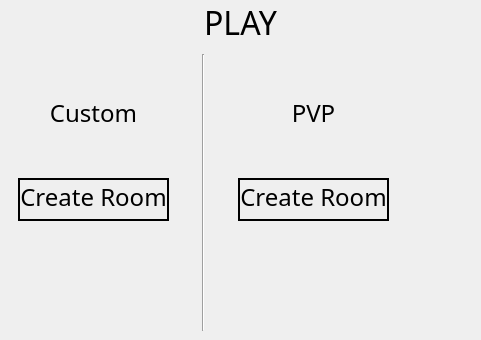
<?xml version="1.0" encoding="UTF-8"?>
<ui version="4.0">
 <class>MainWindow</class>
 <widget class="QWidget" name="MainWindow">
  <property name="geometry">
   <rect>
    <x>0</x>
    <y>0</y>
    <width>479</width>
    <height>340</height>
   </rect>
  </property>
  <property name="windowTitle">
   <string>MainWindow</string>
  </property>
  <layout class="QHBoxLayout" name="horizontalLayout">
   <property name="leftMargin">
    <number>0</number>
   </property>
   <property name="topMargin">
    <number>0</number>
   </property>
   <property name="rightMargin">
    <number>0</number>
   </property>
   <property name="bottomMargin">
    <number>0</number>
   </property>
   <item>
    <widget class="QWidget" name="widget" native="true">
     <property name="maximumSize">
      <size>
       <width>16777215</width>
       <height>16777215</height>
      </size>
     </property>
     <layout class="QVBoxLayout" name="verticalLayout" stretch="1,6">
      <property name="leftMargin">
       <number>0</number>
      </property>
      <property name="topMargin">
       <number>0</number>
      </property>
      <property name="rightMargin">
       <number>0</number>
      </property>
      <property name="bottomMargin">
       <number>0</number>
      </property>
      <item>
       <widget class="QWidget" name="widget_2" native="true">
        <property name="maximumSize">
         <size>
          <width>16777215</width>
          <height>16777215</height>
         </size>
        </property>
        <layout class="QHBoxLayout" name="horizontalLayout_5">
         <property name="leftMargin">
          <number>0</number>
         </property>
         <property name="topMargin">
          <number>0</number>
         </property>
         <property name="rightMargin">
          <number>0</number>
         </property>
         <property name="bottomMargin">
          <number>0</number>
         </property>
         <item>
          <widget class="QLabel" name="play">
           <property name="sizePolicy">
            <sizepolicy hsizetype="Preferred" vsizetype="Preferred">
             <horstretch>0</horstretch>
             <verstretch>0</verstretch>
            </sizepolicy>
           </property>
           <property name="font">
            <font>
             <family>Poor Richard</family>
             <pointsize>24</pointsize>
            </font>
           </property>
           <property name="text">
            <string>PLAY</string>
           </property>
           <property name="alignment">
            <set>Qt::AlignHCenter|Qt::AlignTop</set>
           </property>
          </widget>
         </item>
        </layout>
       </widget>
      </item>
      <item>
       <widget class="QWidget" name="widget_3" native="true">
        <layout class="QHBoxLayout" name="horizontalLayout_2" stretch="2,1,2,3">
         <property name="leftMargin">
          <number>0</number>
         </property>
         <property name="topMargin">
          <number>0</number>
         </property>
         <property name="rightMargin">
          <number>0</number>
         </property>
         <property name="bottomMargin">
          <number>0</number>
         </property>
         <item>
          <widget class="QWidget" name="widget_10" native="true">
           <layout class="QVBoxLayout" name="verticalLayout_4">
            <item>
             <widget class="QWidget" name="widget_13" native="true">
              <property name="maximumSize">
               <size>
                <width>16777215</width>
                <height>100</height>
               </size>
              </property>
              <layout class="QHBoxLayout" name="horizontalLayout_9">
               <item>
                <widget class="QLabel" name="custom">
                 <property name="font">
                  <font>
                   <family>Poor Richard</family>
                   <pointsize>18</pointsize>
                  </font>
                 </property>
                 <property name="text">
                  <string>Custom</string>
                 </property>
                 <property name="alignment">
                  <set>Qt::AlignCenter</set>
                 </property>
                </widget>
               </item>
              </layout>
             </widget>
            </item>
            <item alignment="Qt::AlignTop">
             <widget class="QWidget" name="widget_14" native="true">
              <layout class="QHBoxLayout" name="horizontalLayout_10">
               <item>
                <widget class="QPushButton" name="create_custom">
                 <property name="font">
                  <font>
                   <family>Poor Richard</family>
                   <pointsize>18</pointsize>
                  </font>
                 </property>
                 <property name="styleSheet">
                  <string notr="true">border-radius : 100; 
border : 2px solid black;
padding-bottom: 5px</string>
                 </property>
                 <property name="text">
                  <string>Create Room</string>
                 </property>
                </widget>
               </item>
              </layout>
             </widget>
            </item>
           </layout>
          </widget>
         </item>
         <item>
          <widget class="QWidget" name="widget_23" native="true">
           <property name="maximumSize">
            <size>
             <width>25</width>
             <height>16777215</height>
            </size>
           </property>
           <layout class="QHBoxLayout" name="horizontalLayout_19">
            <property name="topMargin">
             <number>0</number>
            </property>
            <item>
             <widget class="Line" name="line_3">
              <property name="maximumSize">
               <size>
                <width>25</width>
                <height>600</height>
               </size>
              </property>
              <property name="orientation">
               <enum>Qt::Vertical</enum>
              </property>
             </widget>
            </item>
           </layout>
          </widget>
         </item>
         <item>
          <widget class="QWidget" name="widget_11" native="true">
           <layout class="QVBoxLayout" name="verticalLayout_5">
            <item>
             <widget class="QWidget" name="widget_15" native="true">
              <property name="maximumSize">
               <size>
                <width>16777215</width>
                <height>100</height>
               </size>
              </property>
              <layout class="QHBoxLayout" name="horizontalLayout_11">
               <item>
                <widget class="QLabel" name="pvp">
                 <property name="font">
                  <font>
                   <family>Poor Richard</family>
                   <pointsize>18</pointsize>
                  </font>
                 </property>
                 <property name="text">
                  <string>PVP</string>
                 </property>
                 <property name="alignment">
                  <set>Qt::AlignCenter</set>
                 </property>
                </widget>
               </item>
              </layout>
             </widget>
            </item>
            <item alignment="Qt::AlignTop">
             <widget class="QWidget" name="widget_16" native="true">
              <layout class="QHBoxLayout" name="horizontalLayout_12">
               <item>
                <widget class="QPushButton" name="create_pvp">
                 <property name="font">
                  <font>
                   <family>Poor Richard</family>
                   <pointsize>18</pointsize>
                  </font>
                 </property>
                 <property name="styleSheet">
                  <string notr="true">border-radius : 100; 
border : 2px solid black;
padding-bottom: 5px</string>
                 </property>
                 <property name="text">
                  <string>Create Room</string>
                 </property>
                </widget>
               </item>
              </layout>
             </widget>
            </item>
           </layout>
          </widget>
         </item>
         <item>
          <widget class="QWidget" name="widget_12" native="true">
           <layout class="QVBoxLayout" name="verticalLayout_3">
            <property name="leftMargin">
             <number>0</number>
            </property>
            <property name="topMargin">
             <number>0</number>
            </property>
            <property name="rightMargin">
             <number>0</number>
            </property>
            <property name="bottomMargin">
             <number>0</number>
            </property>
            <item>
             <widget class="QScrollArea" name="scrollArea">
              <property name="frameShape">
               <enum>QFrame::NoFrame</enum>
              </property>
              <property name="widgetResizable">
               <bool>true</bool>
              </property>
              <widget class="QWidget" name="scrollAreaWidgetContents">
               <property name="geometry">
                <rect>
                 <x>0</x>
                 <y>0</y>
                 <width>142</width>
                 <height>283</height>
                </rect>
               </property>
               <layout class="QVBoxLayout" name="verticalLayout_2"/>
              </widget>
             </widget>
            </item>
           </layout>
          </widget>
         </item>
        </layout>
       </widget>
      </item>
     </layout>
    </widget>
   </item>
  </layout>
 </widget>
 <resources/>
 <connections/>
</ui>
